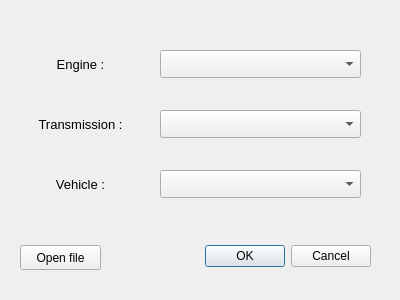
<?xml version="1.0" encoding="UTF-8"?>
<ui version="4.0">
 <class>SelectionDialogClass</class>
 <widget class="QDialog" name="SelectionDialogClass">
  <property name="geometry">
   <rect>
    <x>0</x>
    <y>0</y>
    <width>400</width>
    <height>300</height>
   </rect>
  </property>
  <property name="windowTitle">
   <string>Dialog</string>
  </property>
  <widget class="QWidget" name="layoutWidget">
   <property name="geometry">
    <rect>
     <x>20</x>
     <y>240</y>
     <width>351</width>
     <height>33</height>
    </rect>
   </property>
   <layout class="QHBoxLayout">
    <property name="spacing">
     <number>6</number>
    </property>
    <property name="margin" stdset="0">
     <number>0</number>
    </property>
    <item>
     <spacer>
      <property name="orientation">
       <enum>Qt::Horizontal</enum>
      </property>
      <property name="sizeHint" stdset="0">
       <size>
        <width>131</width>
        <height>31</height>
       </size>
      </property>
     </spacer>
    </item>
    <item>
     <widget class="QPushButton" name="okButton">
      <property name="text">
       <string>OK</string>
      </property>
     </widget>
    </item>
    <item>
     <widget class="QPushButton" name="cancelButton">
      <property name="text">
       <string>Cancel</string>
      </property>
     </widget>
    </item>
   </layout>
  </widget>
  <widget class="QComboBox" name="engine_selector">
   <property name="geometry">
    <rect>
     <x>160</x>
     <y>50</y>
     <width>201</width>
     <height>28</height>
    </rect>
   </property>
   <property name="font">
    <font>
     <pointsize>10</pointsize>
    </font>
   </property>
  </widget>
  <widget class="QLabel" name="engine_label">
   <property name="geometry">
    <rect>
     <x>20</x>
     <y>50</y>
     <width>121</width>
     <height>28</height>
    </rect>
   </property>
   <property name="font">
    <font>
     <pointsize>10</pointsize>
     <underline>false</underline>
     <strikeout>false</strikeout>
     <kerning>true</kerning>
    </font>
   </property>
   <property name="text">
    <string>Engine :</string>
   </property>
   <property name="alignment">
    <set>Qt::AlignCenter</set>
   </property>
  </widget>
  <widget class="QComboBox" name="vehicle_selector">
   <property name="geometry">
    <rect>
     <x>160</x>
     <y>170</y>
     <width>201</width>
     <height>28</height>
    </rect>
   </property>
   <property name="font">
    <font>
     <pointsize>10</pointsize>
    </font>
   </property>
  </widget>
  <widget class="QComboBox" name="transmission_selector">
   <property name="geometry">
    <rect>
     <x>160</x>
     <y>110</y>
     <width>201</width>
     <height>28</height>
    </rect>
   </property>
   <property name="font">
    <font>
     <pointsize>10</pointsize>
    </font>
   </property>
  </widget>
  <widget class="QLabel" name="transmission_label">
   <property name="geometry">
    <rect>
     <x>20</x>
     <y>110</y>
     <width>121</width>
     <height>28</height>
    </rect>
   </property>
   <property name="font">
    <font>
     <pointsize>10</pointsize>
    </font>
   </property>
   <property name="text">
    <string>Transmission :</string>
   </property>
   <property name="alignment">
    <set>Qt::AlignCenter</set>
   </property>
  </widget>
  <widget class="QPushButton" name="open_button">
   <property name="geometry">
    <rect>
     <x>20</x>
     <y>245</y>
     <width>81</width>
     <height>25</height>
    </rect>
   </property>
   <property name="sizePolicy">
    <sizepolicy hsizetype="Fixed" vsizetype="Fixed">
     <horstretch>0</horstretch>
     <verstretch>0</verstretch>
    </sizepolicy>
   </property>
   <property name="text">
    <string>Open file</string>
   </property>
  </widget>
  <widget class="QLabel" name="vehicle_label">
   <property name="geometry">
    <rect>
     <x>20</x>
     <y>170</y>
     <width>121</width>
     <height>28</height>
    </rect>
   </property>
   <property name="font">
    <font>
     <pointsize>10</pointsize>
    </font>
   </property>
   <property name="text">
    <string>Vehicle :</string>
   </property>
   <property name="alignment">
    <set>Qt::AlignCenter</set>
   </property>
  </widget>
 </widget>
 <resources/>
 <connections>
  <connection>
   <sender>okButton</sender>
   <signal>clicked()</signal>
   <receiver>SelectionDialogClass</receiver>
   <slot>accept()</slot>
   <hints>
    <hint type="sourcelabel">
     <x>278</x>
     <y>253</y>
    </hint>
    <hint type="destinationlabel">
     <x>96</x>
     <y>254</y>
    </hint>
   </hints>
  </connection>
  <connection>
   <sender>cancelButton</sender>
   <signal>clicked()</signal>
   <receiver>SelectionDialogClass</receiver>
   <slot>reject()</slot>
   <hints>
    <hint type="sourcelabel">
     <x>369</x>
     <y>253</y>
    </hint>
    <hint type="destinationlabel">
     <x>179</x>
     <y>282</y>
    </hint>
   </hints>
  </connection>
 </connections>
</ui>
